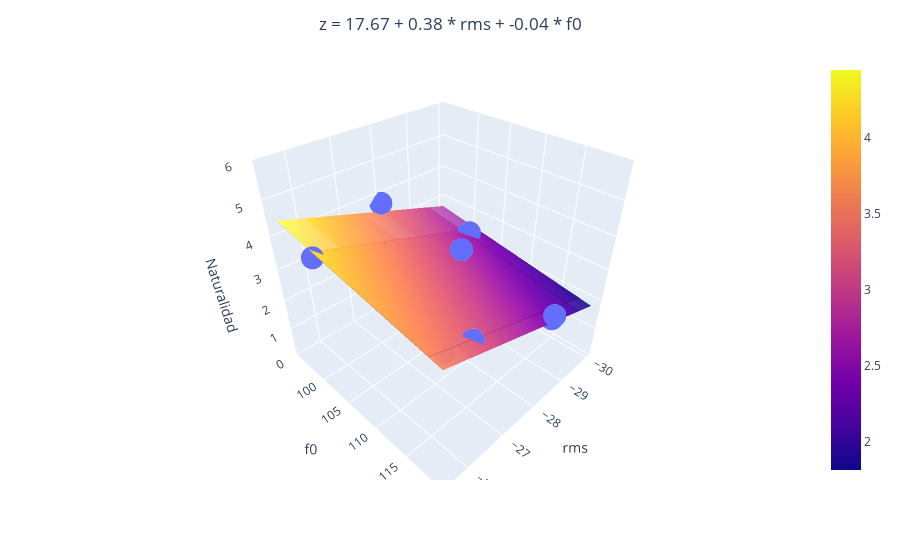

Write notebook code for a chart like this one.
### Code cell
if len(dicc_model) == 2:
    import plotly.express as px
    import plotly.graph_objects as go

    # Seleccionamos solo las características seleccionadas en X
    X_selected = X[:, selected_features]

    # Entrenamos el modelo de regresión con las características seleccionadas
    regr_multivar = LinearRegression()
    regr_multivar.fit(X_selected, y)

    # Obtenemos las predicciones del modelo para las características seleccionadas
    y_pred = regr_multivar.predict(X_selected)

    # Crear la figura
    fig = px.scatter_3d(x=X_selected[:, 0], y=X_selected[:, 1], z=y)

    # Crear el plano de regresión
    xx, yy = np.meshgrid(X_selected[:, 0], X_selected[:, 1])
    zz = regr_multivar.intercept_ + np.dot(np.array([xx.ravel(), yy.ravel()]).T, regr_multivar.coef_.ravel()).reshape(xx.shape)
    fig.add_trace(go.Surface(x=xx, y=yy, z=zz, opacity=0.5))

    # Construir la cadena de texto para la ecuación del plano
    equation = f'z = {regr_multivar.intercept_.round(2)}'
    for i, (key, model) in enumerate(dicc_model.items()):
        equation += f' + {regr_multivar.coef_[i].round(2)} * {key.replace("_model", "")}'
    
    # Centrar el título
    fig.update_layout(title=dict(text=equation, x=0.5, xanchor='center'))

    # Etiquetas de los ejes y rango del eje z
    fig.update_layout(scene=dict(xaxis_title=list(dicc_model.keys())[0].replace("_model", ""), yaxis_title=list(dicc_model.keys())[1].replace("_model", ""), zaxis_title='Naturalidad', zaxis=dict(range=[0, 6]), yaxis=dict(tickvals=[100, 105, 110, 115])))

    fig.write_html(
       os.path.join(PATH, TEST_FOLDER, REGGRESSION_FOLDER, PARAMETRIC_FOLDER, NATURALIDAD_FOLDER, FEMALE_FOLDER, 'regresion_naturalidad_multivariable_female.html')
    )

    fig.show()

### Figure 1 — Plotly figure (JSON) as saved in the notebook; plotly's stock layout.template omitted (floating-point values rounded to 4 significant figures)
{"data": [{"hovertemplate": "x=%{x}<br>y=%{y}<br>z=%{z}<extra></extra>", "legendgroup": "", "marker": {"color": "#636efa", "symbol": "circle"}, "mode": "markers", "name": "", "scene": "scene", "showlegend": false, "type": "scatter3d", "x": [-27.5, -26.1, -27, -30, -29, -28.5, -25.5, -26.5, -29.5, -28], "y": [111.1, 116.4, 101.3, 101.5, 117.7, 119.6, 101.0, 117.9, 102.3, 94.71], "z": [4.184, 2.98, 3.347, 2.061, 1.878, 2.612, 4.061, 3.224, 2.714, 3.755]}, {"opacity": 0.5, "type": "surface", "x": [[-27.5, -26.1, -27, -30, -29, -28.5, -25.5, -26.5, -29.5, -28], [-27.5, -26.1, -27, -30, -29, -28.5, -25.5, -26.5, -29.5, -28], [-27.5, -26.1, -27, -30, -29, -28.5, -25.5, -26.5, -29.5, -28], [-27.5, -26.1, -27, -30, -29, -28.5, -25.5, -26.5, -29.5, -28], [-27.5, -26.1, -27, -30, -29, -28.5, -25.5, -26.5, -29.5, -28], [-27.5, -26.1, -27, -30, -29, -28.5, -25.5, -26.5, -29.5, -28], [-27.5, -26.1, -27, -30, -29, -28.5, -25.5, -26.5, -29.5, -28], [-27.5, -26.1, -27, -30, -29, -28.5, -25.5, -26.5, -29.5, -28], [-27.5, -26.1, -27, -30, -29, -28.5, -25.5, -26.5, -29.5, -28], [-27.5, -26.1, -27, -30, -29, -28.5, -25.5, -26.5, -29.5, -28]], "y": [[111.1, 111.1, 111.1, 111.1, 111.1, 111.1, 111.1, 111.1, 111.1, 111.1], [116.4, 116.4, 116.4, 116.4, 116.4, 116.4, 116.4, 116.4, 116.4, 116.4], [101.3, 101.3, 101.3, 101.3, 101.3, 101.3, 101.3, 101.3, 101.3, 101.3], [101.5, 101.5, 101.5, 101.5, 101.5, 101.5, 101.5, 101.5, 101.5, 101.5], [117.7, 117.7, 117.7, 117.7, 117.7, 117.7, 117.7, 117.7, 117.7, 117.7], [119.6, 119.6, 119.6, 119.6, 119.6, 119.6, 119.6, 119.6, 119.6, 119.6], [101.0, 101.0, 101.0, 101.0, 101.0, 101.0, 101.0, 101.0, 101.0, 101.0], [117.9, 117.9, 117.9, 117.9, 117.9, 117.9, 117.9, 117.9, 117.9, 117.9], [102.3, 102.3, 102.3, 102.3, 102.3, 102.3, 102.3, 102.3, 102.3, 102.3], [94.71, 94.71, 94.71, 94.71, 94.71, 94.71, 94.71, 94.71, 94.71, 94.71]], "z": [[3.082, 3.62, 3.274, 2.121, 2.505, 2.697, 3.85, 3.466, 2.313, 2.889], [2.892, 3.43, 3.084, 1.931, 2.316, 2.508, 3.661, 3.276, 2.123, 2.7], [3.436, 3.974, 3.628, 2.475, 2.86, 3.052, 4.205, 3.82, 2.668, 3.244], [3.428, 3.966, 3.62, 2.467, 2.852, 3.044, 4.197, 3.812, 2.66, 3.236], [2.842, 3.38, 3.034, 1.881, 2.265, 2.458, 3.61, 3.226, 2.073, 2.65], [2.775, 3.313, 2.968, 1.815, 2.199, 2.391, 3.544, 3.16, 2.007, 2.583], [3.448, 3.986, 3.64, 2.487, 2.871, 3.063, 4.216, 3.832, 2.679, 3.256], [2.836, 3.374, 3.028, 1.875, 2.26, 2.452, 3.605, 3.22, 2.068, 2.644], [3.402, 3.94, 3.594, 2.441, 2.825, 3.017, 4.17, 3.786, 2.633, 3.209], [3.675, 4.213, 3.867, 2.714, 3.099, 3.291, 4.444, 4.059, 2.906, 3.483]]}], "layout": {"legend": {"tracegroupgap": 0}, "margin": {"t": 60}, "scene": {"domain": {"x": [0, 1], "y": [0, 1]}, "xaxis": {"title": {"text": "rms"}}, "yaxis": {"tickvals": [100, 105, 110, 115], "title": {"text": "f0"}}, "zaxis": {"range": [0, 6], "title": {"text": "Naturalidad"}}}, "title": {"text": "z = 17.67 + 0.38 * rms + -0.04 * f0", "x": 0.5, "xanchor": "center"}}}
